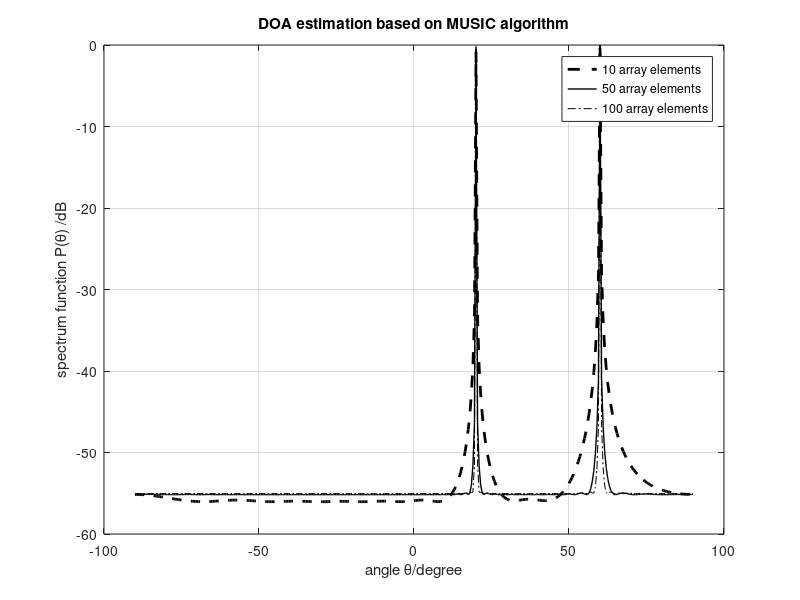

The MATLAB script that drew this image:
%the relationship between DOA estimation and the number of array elements

clc
clear all
format long %The data show that as long shaping science and technology
N=200; %Snapshots
doa=[20 60]/180*pi; %DOA
w=[pi/4 pi/3]'; %Frequency
M1=10; %Array elements number
M2=50;
M3=100;
P=length(w); %Number of signal
lambda=150; %Wavelength
d=lambda/2; %Array element spacing
snr=20; %SNR
D1=zeros(P,M1);
D2=zeros(P,M2);
D3=zeros(P,M3);
for k=1:P
D1(k,:)=exp(-j*2*pi*d*sin(doa(k))/lambda*[0:M1-1]); %Assignment matrix
D2(k,:)=exp(-j*2*pi*d*sin(doa(k))/lambda*[0:M2-1]);
D3(k,:)=exp(-j*2*pi*d*sin(doa(k))/lambda*[0:M3-1]);
end
D1=D1';
D2=D2';
D3=D3';
xx=2*exp(j*(w*[1:N])); %Simulate the signal
x1=D1*xx;
x2=D2*xx;
x3=D3*xx;
x1=x1+awgn(x1,snr); %Add Gaussian white noise
x2=x2+awgn(x2,snr);
x3=x3+awgn(x3,snr);
R1=x1*x1'; %Data covariance matrix
R2=x2*x2';
R3=x3*x3';
[N1,V1]=eig(R1); %Find the eigenvalues and eigenvectors of R
[N2,V2]=eig(R2);
[N3,V3]=eig(R3);
NN1=N1(:,1:M1-P); ; %Estimate the noise subspace
NN2=N2(:,1:M2-P);
NN3=N3(:,1:M3-P);
theta=-90:0.5:90;
%%Search the peak
for ii=1:length(theta)
SS1=zeros(1,M1);
for jj=0:M1-1
SS1(1+jj)=exp(-j*2*jj*pi*d*sin(theta(ii)/180*pi)/lambda);
end
PP1=SS1*NN1*NN1'*SS1';
Pmusic1(ii)=abs(1/ PP1);
end
for ii=1:length(theta)
SS2=zeros(1,M2);
for jj=0:M2-1
SS2(1+jj)=exp(-j*2*jj*pi*d*sin(theta(ii)/180*pi)/lambda);
end
PP2=SS2*NN2*NN2'*SS2';
Pmusic2(ii)=abs(1/ PP2);
end
for ii=1:length(theta)
SS3=zeros(1,M3);
for jj=0:M3-1
SS3(1+jj)=exp(-j*2*jj*pi*d*sin(theta(ii)/180*pi)/lambda);
end
PP3=SS3*NN3*NN3'*SS3';
Pmusic3(ii)=abs(1/ PP3);
end
Pmusic1=10*log10(Pmusic1/max(Pmusic1)); %Spatial spectrum function
Pmusic2=10*log10(Pmusic2/max(Pmusic2));
Pmusic3=10*log10(Pmusic3/max(Pmusic3));
plot(theta,Pmusic1,'--k','LineWidth',2.0)
hold on
plot(theta,Pmusic2,'k','LineWidth',1.0)
hold on
plot(theta,Pmusic3,'-.k','LineWidth',0.1)
hold off
xlabel('angle \theta/degree')
ylabel('spectrum function P(\theta) /dB')
title('DOA estimation based on MUSIC algorithm')
legend('10 array elements','50 array elements','100 array elements')
grid on